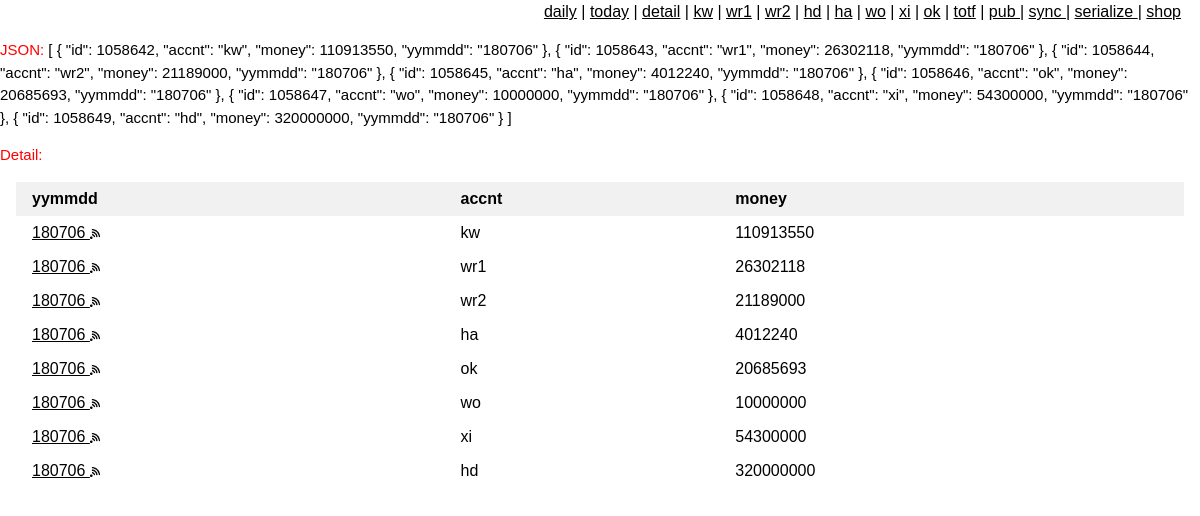
The app's page /tot/pub/180706 with its own data.
### tot/models.py (models this page shows, shortened)
class Tot(models.Model):
    accnt = models.CharField(max_length=200)
    yymmdd = models.CharField(max_length=200)
    money = models.IntegerField(default=0)

### tot/mqtt.py (the view)
# urls.py: path('pub/<int:yymmdd>',	    	mqtt.pubyymmdd,	name='pubyymmdd'),
def pubyymmdd(request, yymmdd):
	ts = Tot.objects.filter(yymmdd=yymmdd).values('id','yymmdd','accnt','money').annotate()
	if(len(ts) == 0):
		return HttpResponseRedirect('/tot/totf')
	msg = []
	for t in ts:
		j = {'id': t['id'], 'accnt': t['accnt'], 'money': t['money'], 'yymmdd': t['yymmdd']}
		msg.append(j)
	jmsg = json.dumps(msg,indent=4)
	client = mqtt.Client()
	client.connect("localhost",1883, 60)
	client.publish("tot/yymmdd", jmsg)
	template = loader.get_template('tot/pub.html')
	context = {
		'ts': ts,
		'jmsg': jmsg,
	}
	return HttpResponse(template.render(context,request))

### tot/templates/tot/pub.html
{% include "tot/head.html" %}
{% include "tot/json.html" %}
<p> <font color="red"> Detail: </font> </p>
{% include "tot/showtab.html" %}
{% include "tot/tail.html" %}

### tot/templates/tot/showtab.html
{% load static %}
{% if ts %}
<div class="w3-container">
    <table class="w3-table">
    <tr class="w3-light-grey">
        <th>yymmdd</th>
        <th>accnt</th>
        <th>money</th>
    </tr>
    {% for t in ts %}
    <tr>
        <td> <a href="/tot/{{t.yymmdd}}/"> {{ t.yymmdd }} </a>
					<a href="/tot/pub/{{t.yymmdd}}"><img height="10" width="10"
					src="{% static 'tot/images/pub.png' %}"></img> </a>
		</td>
        <td> {{ t.accnt }} </td>
        <td> {{ t.money }} </td>
    </tr>
    {% endfor %}
{% else %}
    <p>No Tot data.</p>
</div>
{% endif %}

### tot/static/tot/style.css (style rules this page uses)
html { box-sizing:border-box }
*,*:before,*:after { box-sizing:inherit }
html { -ms-text-size-adjust:100%;-webkit-text-size-adjust:100% }
body { margin:0 }
a { background-color:transparent;-webkit-text-decoration-skip:objects }
img { border-style:none }
html,body { font-family:Verdana,sans-serif;font-size:15px;line-height:1.5 }
html { overflow-x:hidden }
img { vertical-align:middle }
a { color:inherit }
.w3-table,.w3-table-all { border-collapse:collapse;border-spacing:0;width:100%;display:table }
.w3-table td,.w3-table th,.w3-table-all td,.w3-table-all th { padding:8px 8px;display:table-cell;text-align:left;vertical-align:top }
.w3-table th:first-child,.w3-table td:first-child,.w3-table-all th:first-child,.w3-table-all td:first-child { padding-left:16px }
.w3-container:after,.w3-container:before,.w3-panel:after,.w3-panel:before,.w3-row:after,.w3-row:before,.w3-row-padding:after,.w3-row-padding:before, .w3-cell-row:before,.w3-cell-row:after,.w3-clear:after,.w3-clear:before,.w3-bar:before,.w3-bar:after { content:"";display:table;clear:both }
.w3-container,.w3-panel { padding:0.01em 16px }
.w3-light-grey,.w3-hover-light-grey:hover,.w3-light-gray,.w3-hover-light-gray:hover { color:#000!important;background-color:#f1f1f1!important }

### records on screen
Tot: yymmdd "180706", accnt "kw", money "110913550"
Tot: yymmdd "180706", accnt "wr1", money "26302118"
Tot: yymmdd "180706", accnt "wr2", money "21189000"
Tot: yymmdd "180706", accnt "ha", money "4012240"
Tot: yymmdd "180706", accnt "ok", money "20685693"
Tot: yymmdd "180706", accnt "wo", money "10000000"
Tot: yymmdd "180706", accnt "xi", money "54300000"
Tot: yymmdd "180706", accnt "hd", money "320000000"
